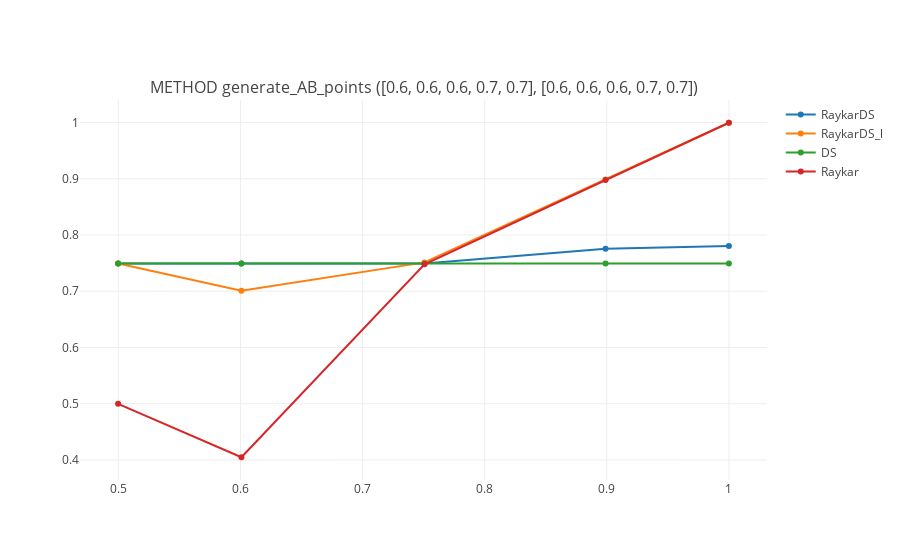
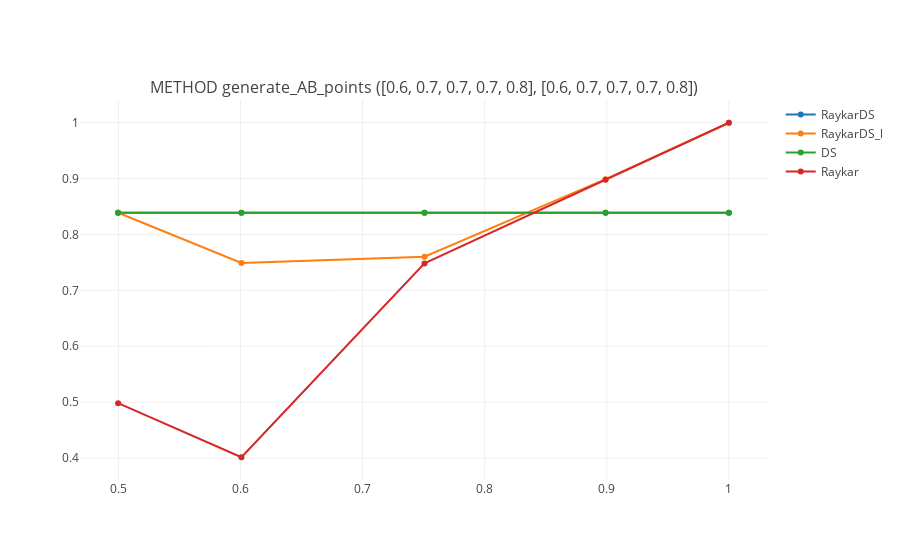
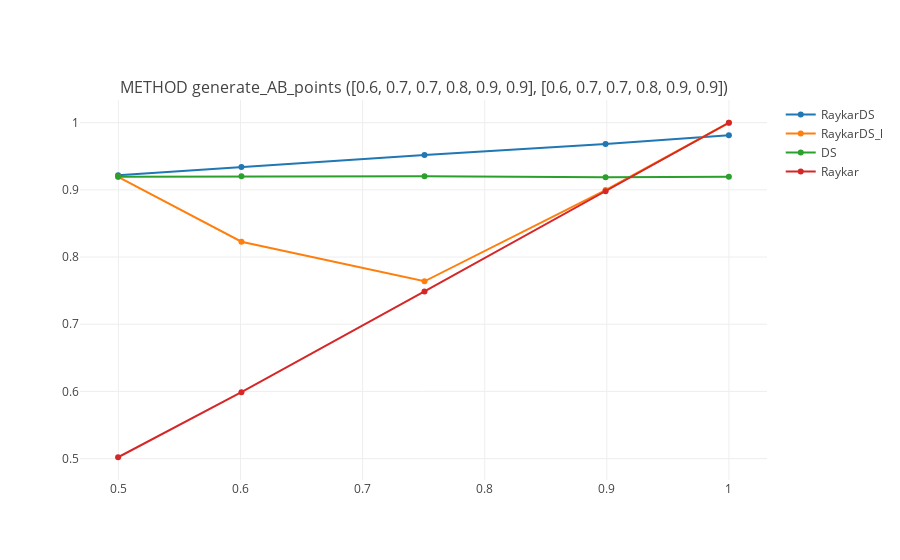
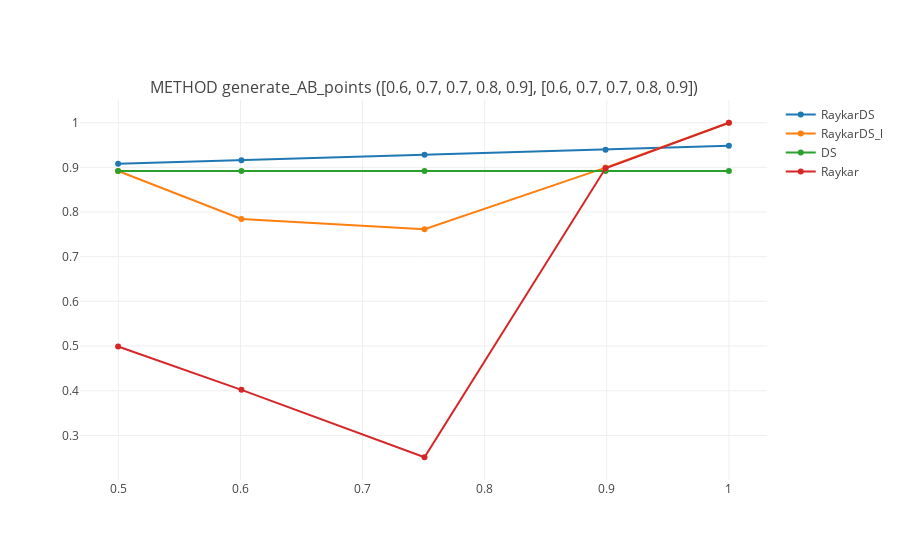

Source (notebook cell) for these figures, in order:
### Code cell
show_plots('acc', transforme_data(points_01))

### Figure 1 — Plotly figure (JSON) as saved in the notebook; plotly's stock layout.template omitted (floating-point values rounded to 4 significant figures)
{"data": [{"mode": "lines+markers", "name": "RaykarDS", "type": "scatter", "uid": "234b0ae4-cfbd-4caa-a628-3fac6d45ccbc", "x": ["0.49978", "0.60079", "0.7507", "0.89899", "1.0"], "xaxis": "x", "y": [0.749, 0.749, 0.749, 0.7753, 0.7801], "yaxis": "y"}, {"mode": "lines+markers", "name": "RaykarDS_l", "type": "scatter", "uid": "a3acf753-435c-4b5b-b011-2b8ebbef806a", "x": ["0.49978", "0.60079", "0.7507", "0.89899", "1.0"], "xaxis": "x", "y": [0.749, 0.7008, 0.7512, 0.8986, 0.9994], "yaxis": "y"}, {"mode": "lines+markers", "name": "DS", "type": "scatter", "uid": "ff4bba4b-2183-4d37-a83c-a8cae14df06b", "x": ["0.49978", "0.60079", "0.7507", "0.89899", "1.0"], "xaxis": "x", "y": [0.749, 0.749, 0.749, 0.749, 0.749], "yaxis": "y"}, {"mode": "lines+markers", "name": "Raykar", "type": "scatter", "uid": "632c36f1-1697-4e5d-a081-2b97be75353f", "x": ["0.49978", "0.60079", "0.7507", "0.89899", "1.0"], "xaxis": "x", "y": [0.4997, 0.4048, 0.7477, 0.8979, 0.9994], "yaxis": "y"}], "layout": {"annotations": [{"font": {"size": 16}, "showarrow": false, "text": "METHOD generate_AB_points ([0.6, 0.6, 0.6, 0.7, 0.7], [0.6, 0.6, 0.6, 0.7, 0.7])", "x": 0.5, "xanchor": "center", "xref": "paper", "y": 1, "yanchor": "bottom", "yref": "paper"}], "xaxis": {"anchor": "y", "domain": [0, 1]}, "yaxis": {"anchor": "x", "domain": [0, 1]}}}

### Figure 2 — Plotly figure (JSON) as saved in the notebook; plotly's stock layout.template omitted (floating-point values rounded to 4 significant figures)
{"data": [{"mode": "lines+markers", "name": "RaykarDS", "type": "scatter", "uid": "7fd2fc11-6ca8-4540-8d01-8f4ee5095006", "x": ["0.49978", "0.60079", "0.7507", "0.89899", "1.0"], "xaxis": "x", "y": [0.8388, 0.8388, 0.8388, 0.8388, 0.8388], "yaxis": "y"}, {"mode": "lines+markers", "name": "RaykarDS_l", "type": "scatter", "uid": "8ef2ba22-d962-4430-a550-e44849432b31", "x": ["0.49978", "0.60079", "0.7507", "0.89899", "1.0"], "xaxis": "x", "y": [0.8388, 0.749, 0.7602, 0.8989, 0.9997], "yaxis": "y"}, {"mode": "lines+markers", "name": "DS", "type": "scatter", "uid": "a4074680-9ff6-4971-8e46-fd052a71ae2b", "x": ["0.49978", "0.60079", "0.7507", "0.89899", "1.0"], "xaxis": "x", "y": [0.8388, 0.8388, 0.8388, 0.8388, 0.8388], "yaxis": "y"}, {"mode": "lines+markers", "name": "Raykar", "type": "scatter", "uid": "344e723c-3fbb-4cd8-a6a0-f5f6c7362194", "x": ["0.49978", "0.60079", "0.7507", "0.89899", "1.0"], "xaxis": "x", "y": [0.4983, 0.4016, 0.7482, 0.8979, 0.9997], "yaxis": "y"}], "layout": {"annotations": [{"font": {"size": 16}, "showarrow": false, "text": "METHOD generate_AB_points ([0.6, 0.7, 0.7, 0.7, 0.8], [0.6, 0.7, 0.7, 0.7, 0.8])", "x": 0.5, "xanchor": "center", "xref": "paper", "y": 1, "yanchor": "bottom", "yref": "paper"}], "xaxis": {"anchor": "y", "domain": [0, 1]}, "yaxis": {"anchor": "x", "domain": [0, 1]}}}

### Figure 3 — Plotly figure (JSON) as saved in the notebook; plotly's stock layout.template omitted (floating-point values rounded to 4 significant figures)
{"data": [{"mode": "lines+markers", "name": "RaykarDS", "type": "scatter", "uid": "8ad89bdc-5cbd-41bd-9c29-934eaae18422", "x": ["0.49978", "0.60079", "0.7507", "0.89899", "1.0"], "xaxis": "x", "y": [0.9216, 0.934, 0.9518, 0.9684, 0.9813], "yaxis": "y"}, {"mode": "lines+markers", "name": "RaykarDS_l", "type": "scatter", "uid": "8e89bfa6-720c-47dd-b49e-52fc6507d010", "x": ["0.49978", "0.60079", "0.7507", "0.89899", "1.0"], "xaxis": "x", "y": [0.9195, 0.8228, 0.7639, 0.8997, 0.9999], "yaxis": "y"}, {"mode": "lines+markers", "name": "DS", "type": "scatter", "uid": "cc906161-765f-49c9-996b-27fc0c4d9a6e", "x": ["0.49978", "0.60079", "0.7507", "0.89899", "1.0"], "xaxis": "x", "y": [0.9197, 0.9203, 0.9203, 0.9188, 0.9194], "yaxis": "y"}, {"mode": "lines+markers", "name": "Raykar", "type": "scatter", "uid": "c16baed6-6b1c-43e1-b45b-76d5c005167f", "x": ["0.49978", "0.60079", "0.7507", "0.89899", "1.0"], "xaxis": "x", "y": [0.502, 0.5988, 0.7488, 0.898, 0.9999], "yaxis": "y"}], "layout": {"annotations": [{"font": {"size": 16}, "showarrow": false, "text": "METHOD generate_AB_points ([0.6, 0.7, 0.7, 0.8, 0.9, 0.9], [0.6, 0.7, 0.7, 0.8, 0.9, 0.9])", "x": 0.5, "xanchor": "center", "xref": "paper", "y": 1, "yanchor": "bottom", "yref": "paper"}], "xaxis": {"anchor": "y", "domain": [0, 1]}, "yaxis": {"anchor": "x", "domain": [0, 1]}}}

### Figure 4 — Plotly figure (JSON) as saved in the notebook; plotly's stock layout.template omitted (floating-point values rounded to 4 significant figures)
{"data": [{"mode": "lines+markers", "name": "RaykarDS", "type": "scatter", "uid": "04884591-1087-4441-baed-2ed8e34ea40e", "x": ["0.49978", "0.60079", "0.7507", "0.89899", "1.0"], "xaxis": "x", "y": [0.908, 0.9161, 0.9283, 0.9394, 0.9482], "yaxis": "y"}, {"mode": "lines+markers", "name": "RaykarDS_l", "type": "scatter", "uid": "e714d820-2e63-426c-9ec3-65a14fcd18b4", "x": ["0.49978", "0.60079", "0.7507", "0.89899", "1.0"], "xaxis": "x", "y": [0.8919, 0.7843, 0.7616, 0.8994, 0.9997], "yaxis": "y"}, {"mode": "lines+markers", "name": "DS", "type": "scatter", "uid": "ecc00632-fef1-4cca-82df-c3ecb5140666", "x": ["0.49978", "0.60079", "0.7507", "0.89899", "1.0"], "xaxis": "x", "y": [0.8919, 0.8919, 0.8919, 0.8919, 0.8919], "yaxis": "y"}, {"mode": "lines+markers", "name": "Raykar", "type": "scatter", "uid": "5e94f81e-a5ea-4fbb-b92c-8fddcad39cdc", "x": ["0.49978", "0.60079", "0.7507", "0.89899", "1.0"], "xaxis": "x", "y": [0.4989, 0.402, 0.2512, 0.898, 0.9997], "yaxis": "y"}], "layout": {"annotations": [{"font": {"size": 16}, "showarrow": false, "text": "METHOD generate_AB_points ([0.6, 0.7, 0.7, 0.8, 0.9], [0.6, 0.7, 0.7, 0.8, 0.9])", "x": 0.5, "xanchor": "center", "xref": "paper", "y": 1, "yanchor": "bottom", "yref": "paper"}], "xaxis": {"anchor": "y", "domain": [0, 1]}, "yaxis": {"anchor": "x", "domain": [0, 1]}}}
